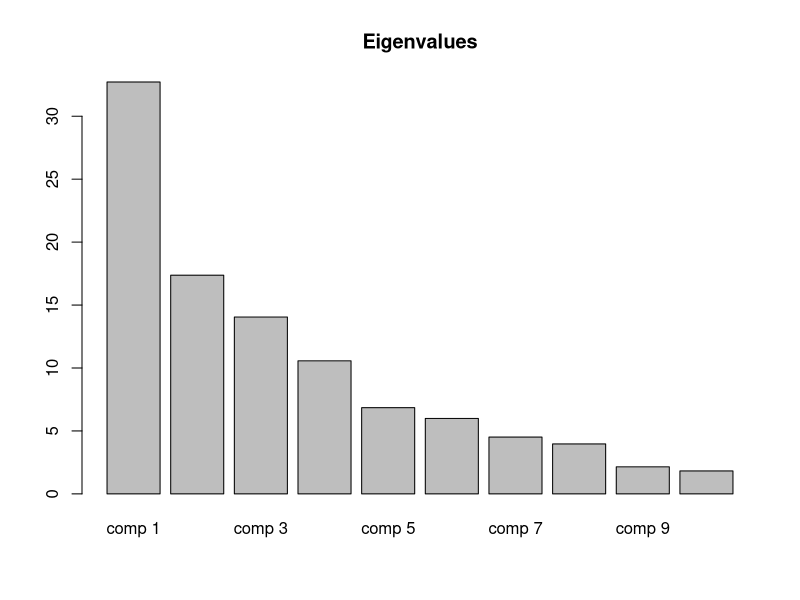
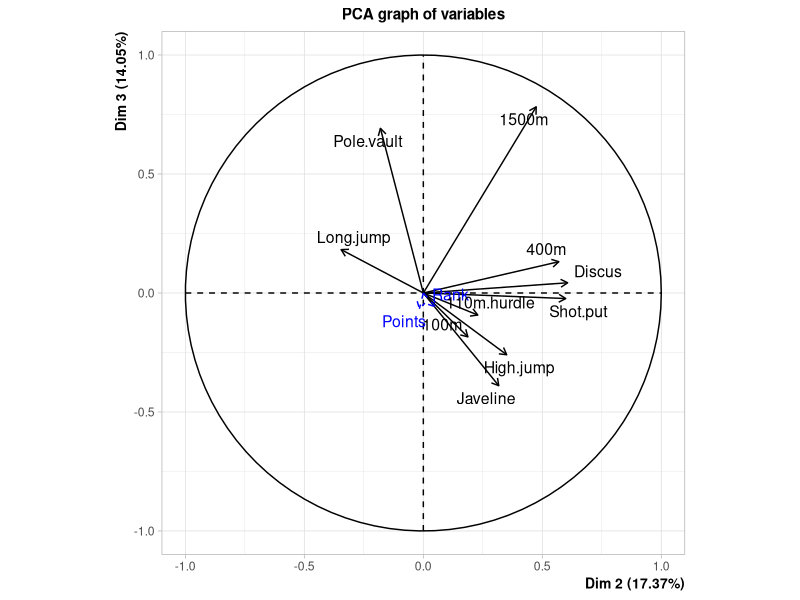
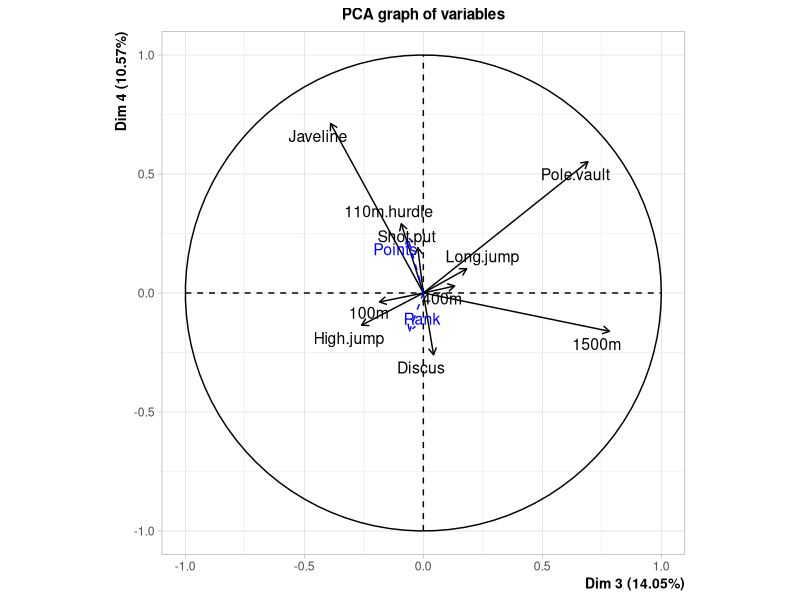
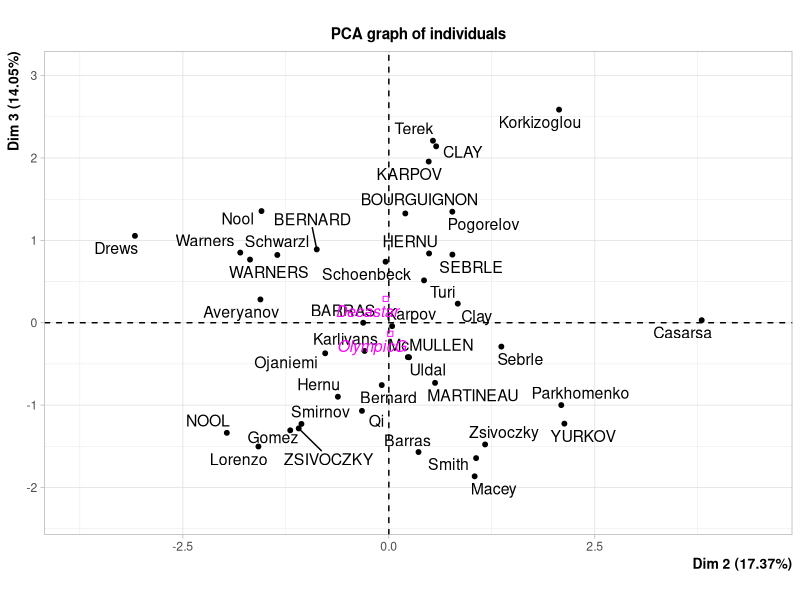
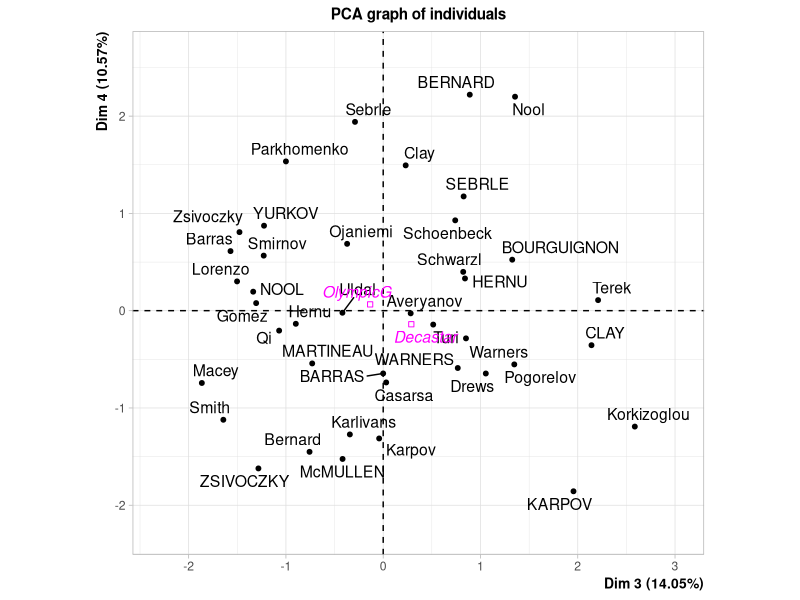

These figures' R source, in order:
# Chargement de la librairie
library(FactoMineR)

# --- Exercice 1 ---
joujou = read.table("data/joujou.txt")
joujou.pca = PCA(joujou, graph=FALSE)
#dimdesc(pca.joujou)
# V2, V4 sont fortement correlé dans la dim1
# V3 est fortement correlé dans la dim2
# V1 est faiblement correlé dans les dim1 et dim2

# --- Exercice 2 ---
chaise = read.table("data/chaise.txt")
chaise.pca = PCA(chaise, graph=FALSE)
#dimdesc(pca.chaise)
# $Dim.1$quanti
#    correlation     p.value
# V2   0.8852262 0.008050480
# V1   0.8790485 0.009146298
# V5   0.8419835 0.017475102
# V6   0.7821491 0.037686843
	# $Dim.2
# $Dim.2$quanti
#    correlation    p.value
# V4   0.7665024 0.04441757
# V3   0.7584628 0.04811430

# --- Exercice 3 ---
papillon = read.table("data/papillon.txt")
papillon.pca = PCA(papillon, graph=FALSE)
# $Dim.1$quanti
#    correlation      p.value
# V3   0.9574313 8.336957e-13
# V2   0.9574202 8.359493e-13
# V1   0.8098129 2.847019e-06
# V4  -0.4142490 4.939177e-02


# $Dim.2
# $Dim.2$quanti
#    correlation      p.value
# V4   0.9061212 2.679069e-09


# $Dim.3
# $Dim.3$quanti
#    correlation     p.value
# V1  -0.5408064 0.007710041

# --- Exercice 4 ---
data(decathlon)
scaled.pca = PCA(decathlon, scale.unit=TRUE, quanti.sup=11:12, quali.sup=13, graph=FALSE)
nscaled.pca = PCA(decathlon, scale.unit=FALSE, quanti.sup=11:12, quali.sup=13, graph=FALSE)
# pdf("DecathlonGraph.pdf",width=12,height=10)
# par(mfrow=c(2,2))
# plot(scaled.pca, choix="ind", new.plot=FALSE)
# plot(scaled.pca, choix="var", new.plot=FALSE)
# plot(nscaled.pca, choix="ind", new.plot=FALSE)
# plot(nscaled.pca, choix="var", new.plot=FALSE)
# dev.off()
barplot(scaled.pca$eig[,2], main="Eigenvalues") # 4 dimensions determinés
round(scaled.pca$eig[1:4,],2) # Inertie des 4 premières dimensions
dimdesc(scaled.pca)
par(mfrow=c(2,2))
plot(scaled.pca, choix="var", axes=2:3)
plot(scaled.pca, choix="var", axes=3:4)
plot(scaled.pca, choix="ind", axes=2:3)
plot(scaled.pca, choix="ind", axes=3:4)
